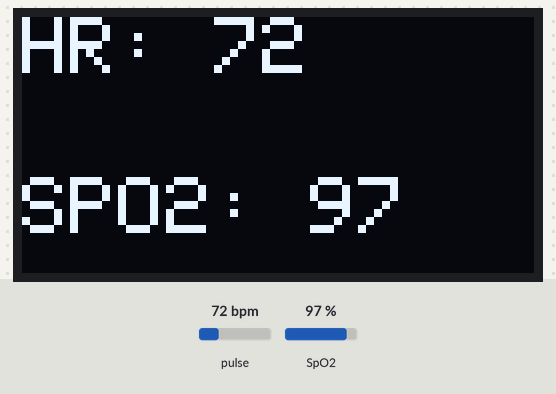
Bench run of a sketch on a simulated Arduino Uno, built with avr-gcc and run on an emulated ATmega328P. On the bench: 128×64 one-colour display. The inputs (shaded band) are chosen by the test bench; at power-on: pulse 72 bpm, SpO2 97 %. What the sketch prints to the serial monitor is not drawn.

Above: at 6.1 s.
6.2 s: pulse set to 42 bpm
At 12.4 s:
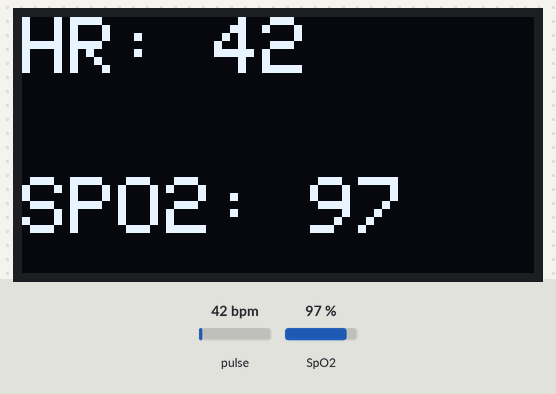
14.2 s: SpO2 set to 80 %
At 18.1 s:
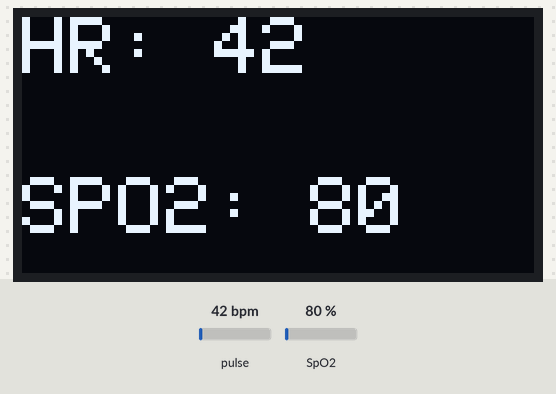
22.2 s: pulse set to 70 bpm
At 24.9 s:
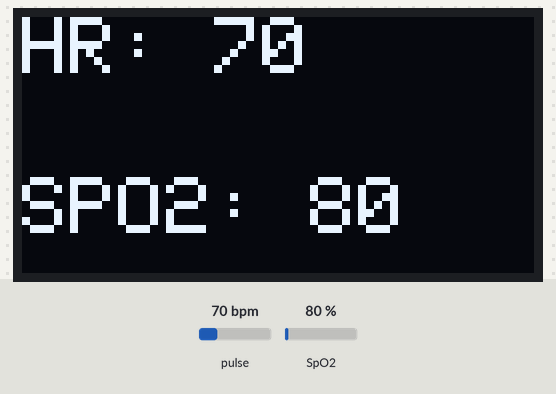
30.2 s: SpO2 set to 85 %
At 36.2 s:
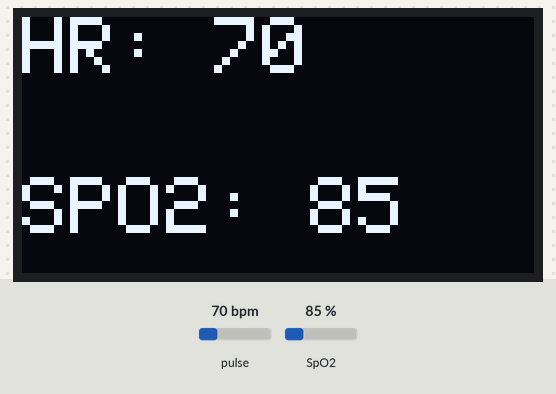
Timing chart, 0 to 37.7 s (numbered marks = the images above; inputs shaded):
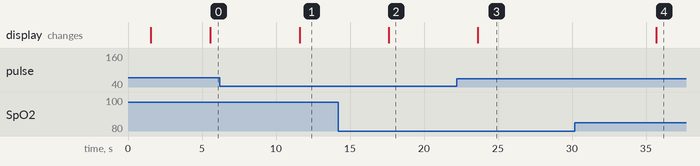

Measured:
- after the input at 6.2 s, the display: changes after 5.4 s (image 1)
- after the input at 14.2 s, the display: changes after 3.4 s (image 2)
- after the input at 22.2 s, the display: changes after 1.4 s (image 3)
- after the input at 30.2 s, the display: changes after 5.5 s (image 4)

The sketch:

puseoxymenter.ino
```cpp
#include <Wire.h>
#include <OakOLED.h>
#include <DFRobot_MAX30102.h>
#include "Adafruit_GFX.h"
#include <Adafruit_SSD1306.h>

OakOLED oled;
DFRobot_MAX30102 particleSensor;

void setup() {
  Serial.begin(9600);
  delay(1500);

  oled.begin();

  while (!particleSensor.begin()) {
    Serial.println("MAX30102 was not found");
    delay(1000);
  }

  particleSensor.sensorConfiguration(50, SAMPLEAVG_4, MODE_MULTILED, SAMPLERATE_100, PULSEWIDTH_411, ADCRANGE_16384);
}

void loop() {

  int32_t SPO2;
  int8_t SPO2Valid;
  int32_t heartRate;
  int8_t heartRateValid;

  Serial.println(F("Wait about four seconds"));

  particleSensor.heartrateAndOxygenSaturation(&SPO2, &SPO2Valid, &heartRate, &heartRateValid);

  Serial.print(F("Heart Rate: "));
  Serial.print(heartRate, DEC);
  Serial.print(F(", Valid: "));
  Serial.print(heartRateValid, DEC);
  Serial.print(F("; SPO2: "));
  Serial.print(SPO2, DEC);
  Serial.print(F(", Valid: "));
  Serial.println(SPO2Valid, DEC);

  // Display results on OLED
  oled.clearDisplay();
  oled.setTextSize(2);
  oled.setTextColor(SSD1306_WHITE);
  oled.setCursor(0, 0);
  oled.print(F("HR: "));
  oled.print(heartRate);
  oled.setCursor(0, 40);
  oled.print(F("SPO2: "));
  oled.print(SPO2);
  oled.display();

  delay(2000); // Adjust the delay as needed
}
```
